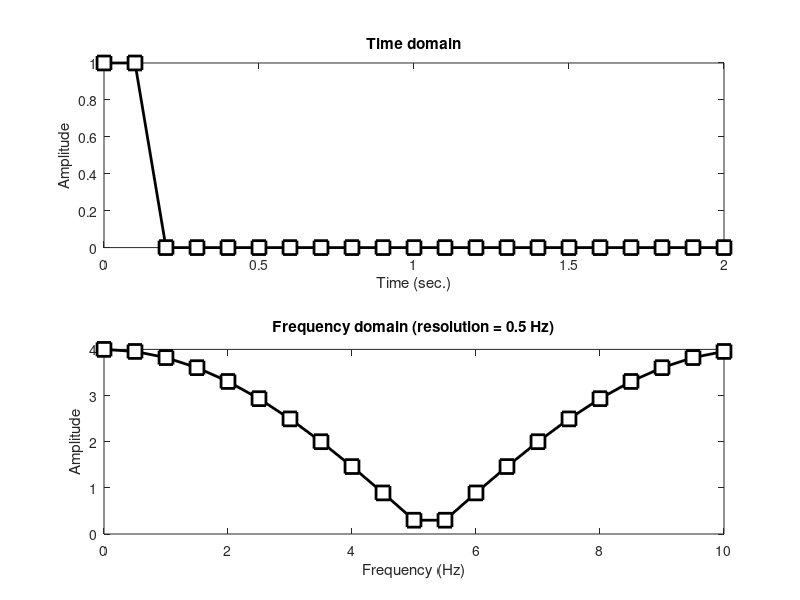
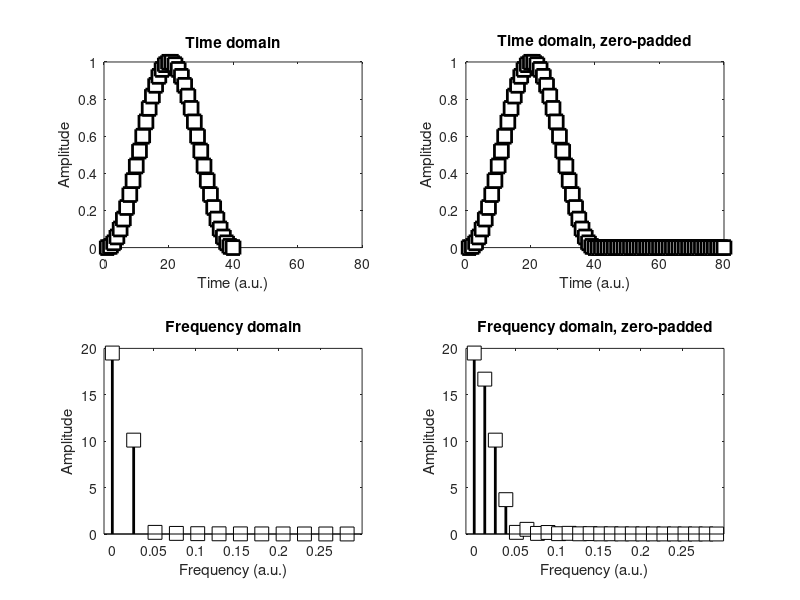
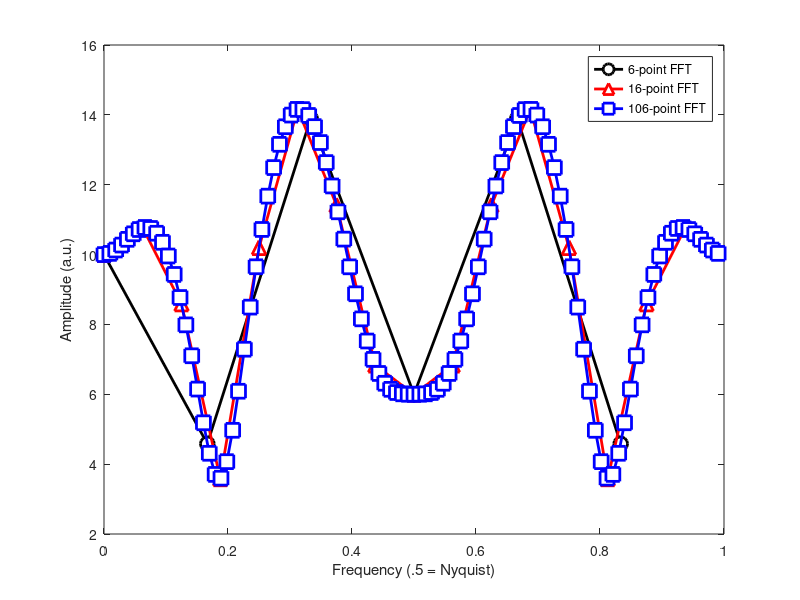
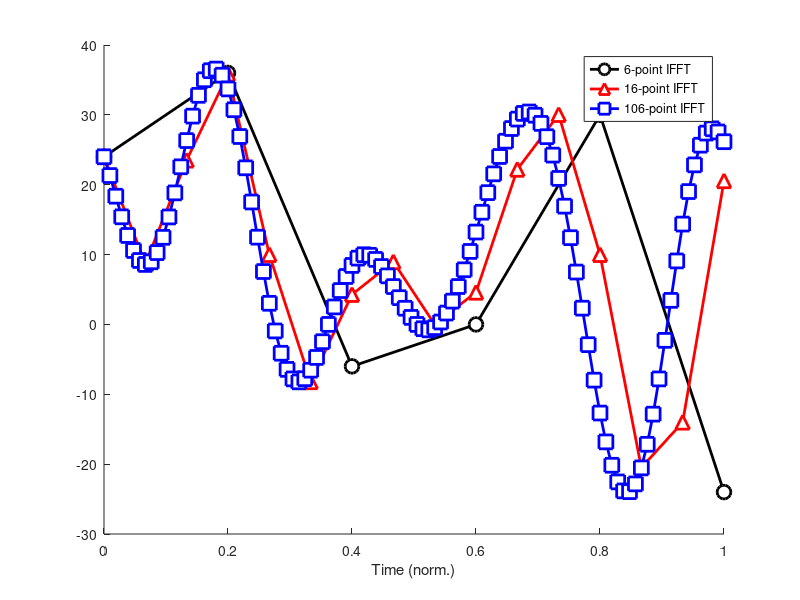

Write MATLAB code to recreate these figures, in order.
%%
%     COURSE: Signal processing and image processing in MATLAB and Python
%    SECTION: Frequency resolution and zero padding
%      VIDEO: Sampling and frequency resolution
% Instructor: mikexcohen.com
%
%%

% create the signal
srate  = 1000;
pnts   = 1000;

% The Fourier transform loop (although it's not being computed)
for fi=1:pnts
    %csw = exp( -1i*2*pi*(fi-1)*fourTime );
    %fCoefs(fi) = sum( signal.*csw ) / pnts;
end

% compute frequencies vector
hz = linspace(0,srate/2,floor(pnts/2)+1);

% compute empirical frequency resolution as spacing between frequencies
freqres = mean(diff(hz));

% ... or directly from sampling rate and N
freqres = srate/pnts;


% print result in command window
fprintf('Frequency resolution is %g Hz\n',freqres)

%% example of increasing the number of data points

% parameters (try adjusting the srate and end of time)
srate  = 10;
time   = 0:1/srate:2;

% create signal
signal = zeros(size(time));
signal(1:round(length(time)*.1)) = 1;

% spectrum and frequencies vector
signalX = fft(signal);
hz = linspace(0,srate,length(time)); % plotting trick... frequencies really only go up to Nyquist

% plot
figure(1), clf
subplot(211)
plot(time,signal,'ks-','linew',2,'markerfacecolor','w','markersize',10)
xlabel('Time (sec.)'), ylabel('Amplitude')
title('Time domain')


subplot(212)
plot(hz,2*abs(signalX),'ks-','linew',2,'markerfacecolor','w','markersize',10)
xlabel('Frequency (Hz)'), ylabel('Amplitude')
title([ 'Frequency domain (resolution = ' num2str(diff(hz(1:2))) ' Hz)' ])

%%
%     COURSE: Signal processing and image processing in MATLAB and Python
%    SECTION: Frequency resolution and zero padding
%      VIDEO: Time-domain zero padding
% Instructor: mikexcohen.com
%
%%

%% signal

% create the signal (a Hann window)
n = 40;
signal = sin( (0:n-1) * pi/(n-1) ).^2;

% take the fast Fourier transform
signalX = fft(signal);

% extract amplitude
ampl = abs(signalX);

% normalized frequency units
frequnits = linspace(0,1,length(signal));

% and plot
figure(2), clf
subplot(221)
plot(signal,'ks-','linew',2,'markerfacecolor','w','markersize',10)
set(gca,'xlim',[0 80])
xlabel('Time (a.u.)'), ylabel('Amplitude')
title('Time domain')

subplot(223)
stem(frequnits,ampl,'ks-','linew',2,'markersize',10,'markerfacecolor','w')
set(gca,'xlim',[-.01 .3])
xlabel('Frequency (a.u.)'), ylabel('Amplitude')
title('Frequency domain')

%% manually add zeros

signalPad = cat(2,signal,zeros(1,40));

% Fourier coefficients
signalX = fft(signalPad);

% extract amplitude
ampl = abs(signalX);

% normalized frequency units
frequnits = linspace(0,1,length(signalPad));

% and plot
subplot(222)
plot(signalPad,'ks-','linew',2,'markerfacecolor','w','markersize',10)
xlabel('Time (a.u.)'), ylabel('Amplitude')
set(gca,'xlim',[0 80])
title('Time domain, zero-padded')

subplot(224)
stem(frequnits,ampl,'ks-','linew',2,'markersize',10,'markerfacecolor','w')
set(gca,'xlim',[-.01 .3])
xlabel('Frequency (a.u.)'), ylabel('Amplitude')
title('Frequency domain, zero-padded')

%% zero-padding in fft function

% create the signal
signal = [ 4 6 -1 0 5 -4 ];

% number of zeros to add after signal
n2pad = [ 0 10 100 ];

figure(3), clf

c = 'krb';
s = 'o^s';

leg = cell(size(n2pad));
for zi=1:length(n2pad)
    
    % total length of signal
    zeropadN = length(signal)+n2pad(zi);
    
    % FFT and amplitude
    sigampl   = abs( fft(signal,zeropadN) );
    
    % one of the two normalization steps
    sigampl = sigampl / 1;
    
    frequnits = linspace(0,1,zeropadN+1);
    
    % and plot
    plot(frequnits(1:length(sigampl)),sigampl,[c(zi) s(zi) '-'],'linew',2,'markerfacecolor','w','markersize',10)
    hold on
    leg{zi} = [ num2str(zeropadN) '-point FFT' ];
end

% add some plot extras
legend(leg)
xlabel('Frequency (.5 = Nyquist)')
ylabel('Amplitude (a.u.)')


%%
%     COURSE: Signal processing and image processing in MATLAB and Python
%    SECTION: Frequency resolution and zero padding
%      VIDEO: Frequency-domain zero padding
% Instructor: mikexcohen.com
%
%%


% create the signal
signal = [ 4 6 -1 0 5 -4 ];

% its Fourier coefficients
signalX = fft(signal);


% number of zeros to add after spectrum
n2pad = [ 0 10 100 ];

figure(4), clf, hold on

c = 'krb';
s = 'o^s';

for zi=1:length(n2pad)
    
    % spectral zero-padding
    zeropadN = length(signal)+n2pad(zi);
    
    % reconstruction via ifft
    reconSig = ifft(signalX,zeropadN) * zeropadN;
    normtime = linspace(0,1,length(reconSig));
    
    % and plot
    plot(normtime,real(reconSig),[c(zi) s(zi) '-'],'linew',2,'markerfacecolor','w','markersize',10)
    
    % legend
    leg{zi} = [ num2str(zeropadN) '-point IFFT' ];
end

% add some plot extras
legend(leg)
xlabel('Time (norm.)')

%% Another example

% create the signal
srate  = 1000;
x      = (0:255)/srate;
signal = sin(2*pi*20*x)>.3;

% number of zeros to add after spectrum
n2pad = [ 1 2 5 ];

figure(5), clf

c = 'krb';
s = 'o^s';

leg = cell(size(n2pad));
for zi=1:length(n2pad)
    
    % fft
    signalX = fft(signal);
    
    % spectral zero-padding
    zeropadN = 2^nextpow2( length(signal)*n2pad(zi) );
    
    % reconstruction via ifft
    reconSig = ifft(signalX,zeropadN) * zeropadN;
    normtime = linspace(x(1),x(end),length(reconSig)); % new time vector
    srateNew = 1/mean(diff(normtime)); % new sampling rate
    
    % power spectrum
    ampl = abs(fft( real(reconSig )));
    hz   = linspace(0,srateNew/2,floor(length(reconSig)/2+1));
    
    
    % plot time-domain signal
    subplot(211)
    if zi==1
        plot(normtime,real(reconSig),[c(zi) 's-'],'linew',2,'markersize',10,'markerfacecolor','w')
    else
        plot(normtime,real(reconSig),[c(zi) '.-'],'markersize',15)
    end
    hold on, axis tight
    leg{zi} = [ num2str(zeropadN) '-point IFFT' ];
    
    % plot amplitude spectrum
    subplot(212)
    plot(hz,ampl(1:length(hz)),[c(zi) '.-']), hold on
end

% add some plot extras
legend(leg)
subplot(211)
xlabel('Time (sec.)')
title('Time domain')

subplot(212)
xlabel('Frequency (Hz)'), ylabel('Amplitude (non-normalized)')
title('Frequency domain')
zoom on, axis tight


%%
%     COURSE: Signal processing and image processing in MATLAB and Python
%    SECTION: Frequency resolution and zero padding
%      VIDEO: Sampling rate vs. signal length
% Instructor: mikexcohen.com
%
%%


%% difference between sampling rate and number of time points for Fourier frequencies

% temporal parameters
srates  = [100 100 1000];
timedur = [  1  10    1];


freq    =     5; % in Hz
colors  = 'kmb';
symbols = 'op.';


figure(6), clf
legendText = cell(size(timedur));
for parami=1:length(colors)
    
    % define sampling rate in this round
    srate = srates(parami); % in Hz
    
    % define time
    time = -1:1/srate:timedur(parami);
    
    % create signal (Morlet wavelet)
    signal = cos(2*pi*freq.*time) .* exp( (-time.^2) / .05 );
    
    % compute FFT and normalize
    signalX = fft(signal);
    signalX = signalX./max(signalX);
    
    % define vector of frequencies in Hz
    hz = linspace(0,srate/2,floor(length(signal)/2)+1);
    
    
    % plot time-domain signal
    subplot(211)
    plot(time,signal,[colors(parami) symbols(parami) '-'],'markersize',10,'markerface',colors(parami)), hold on
    set(gca,'xlim',[-1 3])
    xlabel('Time (s)'), ylabel('Amplitude')
    title('Time domain')
    
    % plot frequency-domain signal
    subplot(212), hold on
    plot(hz,abs(signalX(1:length(hz))),[colors(parami) symbols(parami) '-'],'markersize',10,'markerface',colors(parami))
    xlabel('Frequency (Hz)'), ylabel('Amplitude')
    title('Frequency domain')
    
    legendText{parami} = [ 'srate=' num2str(srates(parami)) ', N=' num2str(timedur(parami)+1) 's' ];
end

legend(legendText)
zoom on

%% done.

% Interested in more courses? See sincxpress.com 
% Use code MXC-DISC4ALL for the lowest price for all courses.
